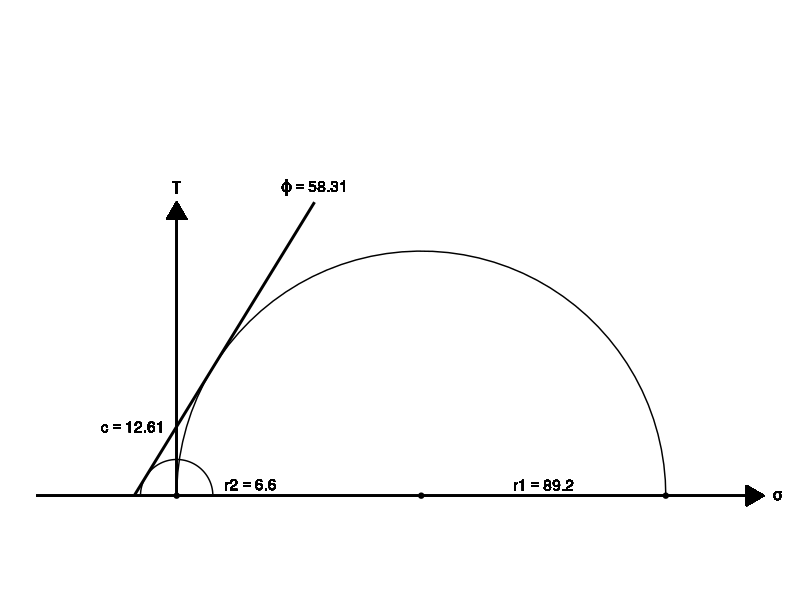
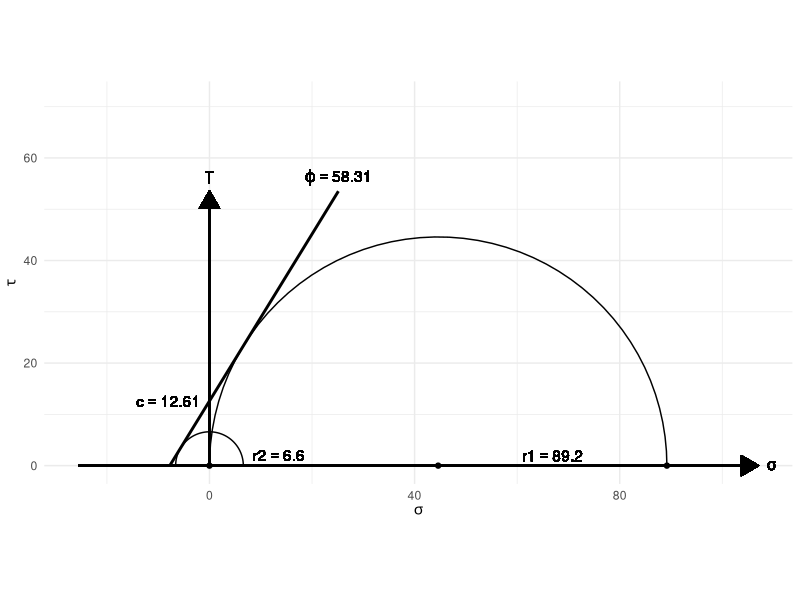

Recreate these plots in R, in order.
# Written by vmarquar on 09.05.2017
# Can be used to evaluate cohesion and angle of friction by (pocket-)penetrometer and (pocket-)shear-taster
# Disclaimer: This has been written quick&dirty and probably contains bugs. Feel free to fork / submit improvements :)
# Output are two ggplot: 
# 1. Minimal Mohr Circle Plot without tiks and labels
# 2. Labeled Mohr Plot with grid

library(ggplot2)
library(grid)

# Inputdata of the field penetrometer & vane/shear-tester
# Mittelwerte der Flügelsonde und Penetromer [kN/m^2]
shear = mean(c(6.5,6.0,6.5,7.0,7.0))
penetrometer = 8.92*10 #[kN/m^2]

# circle function
createCircle <- function(center = c(0,0),diameter = 1, npoints = 100){
  r = diameter / 2
  tt <- seq(0,2*pi,length.out = npoints)
  xx <- center[1] + r * cos(tt)
  yy <- center[2] + r * sin(tt)
  return(data.frame(x = xx, y = yy))
}

computeOuterTangent <- function(centerR1=c(0,0),centerR2=c(1,0),radiusR1=3,radiusR2=5){
  # see: https://en.wikipedia.org/wiki/Tangent_lines_to_circles
  #R1: smaller circle
  #R2: big circle
  x1 <- centerR1[1]
  x2 <- centerR2[1]
  y1 <- centerR1[2]
  y2 <- centerR2[2]

  # Calulate direction alpha:
  gamma <- atan((y1-y2)/(x2-x1))
  beta <- asin((radiusR2-radiusR1)/(sqrt((x2-x1)^2 + (y2-y1)^2)))
  alpha <- gamma - beta

  # Calculate tangent points:
  x3 <- x1 + radiusR1 * cos((pi/2)-alpha)
  y3 <- y1 + radiusR1 * sin((pi/2)-alpha)
  x4 <- x2 + radiusR2 * cos((pi/2)-alpha)
  y4 <- y2 + radiusR2 * sin((pi/2)-alpha)

  return(data.frame(x3=x3,x4=x4,y3=y3,y4=y4,alpha=alpha))
}
# AUSWERTUNG 1: (Taschen-)Penetrometer und (Taschen-)Flügelsonde // vane (shear)-tester and penetrometer test
mohrAuswertung <- function(shear,penetrometer){
  r1 <- shear
  r2 <- penetrometer/2
  small_circle <- createCircle(center = c(0,0),diameter = shear*2)
  big_circle <- createCircle(center = c(r2,0),diameter = penetrometer)
  tangent_points <- computeOuterTangent(centerR1 = c(0,0),centerR2 = c(r2,0),radiusR1 = r1,radiusR2 = r2)
  plot_data <- data.frame(small_circle,big_circle,x_tanget=c(tangent_points$x3,tangent_points$x4),y_tanget=c(tangent_points$y3,tangent_points$y4))
  
  fit <- lm(plot_data$y_tanget ~ plot_data$x_tanget)
  cohesion <- fit$coefficients[1]
  m <- fit$coefficients[2]
  friction <- atan(1.62)*180/pi
  #x=0 @ (y-t)/m=x with y=0:
  x_00 <- (-1*cohesion)/m # x-Wert an dem die X-Achse geschnitten wird
  y_end <- (r2+r2*0.2)
  x_end <- (y_end-cohesion)/m
  
  fitting_line <- data.frame('x'=c(x_00,plot_data$x_tanget[1:2],x_end),'y'=c(0,plot_data$y_tanget[1:2],y_end))
  label_friction <- paste('varphi', " == ", round(friction,digits=2))
  label_r1 <- paste('r1',' == ',round(penetrometer,digits=2))
  label_r2 <- paste('r2',' == ',round(shear,digits=2))
  
  print(label_friction)
  p1 <- ggplot(plot_data) +
    # plot small circle:
    geom_path(aes(x=x, y = y)) +
    # plot big circle:
    geom_path(aes(x=x.1, y = y.1)) +
    # plit center and end points of circle
    geom_point(data=data.frame('x'=c(0,penetrometer/2,penetrometer),'y'=c(0,0,0)), aes(x=x,y=y)) +
    # plot fitting line
    geom_smooth(data=fitting_line, aes(y=y,x=x),method='lm',formula=y~x,color = 'black') +
    #limits
    ylim(0,penetrometer-0.2*penetrometer) + 
    # Labels: 1.Cohesion 2. Friction 3. Y-Axis 4. X-Axis 5. R1-Label 6. R2-Label
    geom_text(x=-8,y=cohesion,parse = TRUE,aes(label=paste('c == ',round(cohesion,digits=2)))) +
    geom_text(x=x_end,y=y_end+y_end*0.05,parse = TRUE, aes(label= label_friction)) + 
    geom_text(x=0,y=y_end+y_end*0.05,parse = TRUE, aes(label= 'Tau')) + 
    geom_text(x=(2.5+penetrometer+penetrometer*0.20),y=0,parse = TRUE, aes(label= 'sigma')) + 
    geom_text(x=(penetrometer*3/4),y=2,parse = TRUE, aes(label= label_r1)) + 
    geom_text(x=(shear*2+0.3),y=2,parse = TRUE, aes(label= label_r2)) + 
    
    labs(x=expression(sigma),y=expression(tau)) + 
    # create x axis arrow:
    geom_segment(aes(x = x_00+penetrometer*-0.2, y = 0, xend = (penetrometer+penetrometer*0.2), yend = 0), arrow = arrow(length = unit(0.5, "cm"), type = 'closed')) +
    # create y axis arrow:
    geom_segment(aes(x = 0, y = 0, xend = 0, yend = (r2+r2*0.2)), arrow = arrow(length = unit(0.5, "cm"), type = 'closed')) +
    # Fix aspect ratio
    coord_fixed() +
    theme_void()
  print(p1)
  
  p2 <- ggplot(plot_data) +
    # plot small circle:
    geom_path(aes(x=x, y = y)) +
    # plot big circle:
    geom_path(aes(x=x.1, y = y.1)) +
    # plit center and end points of circle
    geom_point(data=data.frame('x'=c(0,penetrometer/2,penetrometer),'y'=c(0,0,0)), aes(x=x,y=y)) +
    # plot fitting line
    geom_smooth(data=fitting_line, aes(y=y,x=x),method='lm',formula=y~x,color = 'black') +
    #limits
    ylim(0,penetrometer-0.2*penetrometer) + 
    # Labels: 1.Cohesion 2. Friction 3. Y-Axis 4. X-Axis 5. R1-Label 6. R2-Label
    geom_text(x=-8,y=cohesion,parse = TRUE,aes(label=paste('c == ',round(cohesion,digits=2)))) +
    geom_text(x=x_end,y=y_end+y_end*0.05,parse = TRUE, aes(label= label_friction)) + 
    geom_text(x=0,y=y_end+y_end*0.05,parse = TRUE, aes(label= 'Tau')) + 
    geom_text(x=(2.5+penetrometer+penetrometer*0.20),y=0,parse = TRUE, aes(label= 'sigma')) + 
    geom_text(x=(penetrometer*3/4),y=2,parse = TRUE, aes(label= label_r1)) + 
    geom_text(x=(shear*2+0.3),y=2,parse = TRUE, aes(label= label_r2)) + 
    
    labs(x=expression(sigma),y=expression(tau)) + 
    # create x axis arrow:
    geom_segment(aes(x = x_00+penetrometer*-0.2, y = 0, xend = (penetrometer+penetrometer*0.2), yend = 0), arrow = arrow(length = unit(0.5, "cm"), type = 'closed')) +
    # create y axis arrow:
    geom_segment(aes(x = 0, y = 0, xend = 0, yend = (r2+r2*0.2)), arrow = arrow(length = unit(0.5, "cm"), type = 'closed')) +
    # Fix aspect ratio
    coord_fixed() +
    theme_minimal()
  print(p2)
  
  #return(plot_data)
  return(data.frame(cohesion=cohesion,friction_angle=friction))
}

plot_data <- mohrAuswertung(shear = shear, penetrometer = penetrometer)

# dat <- createCircle(c(1,-1),1,npoints = 100)
# #geom_path will do open circles, geom_polygon will do filled circles
# ggplot(dat,aes(x,y)) + geom_path()

#input to draw two circles:

# #Big circle
# sigma1_big <- 50
# sigma3_big <- 10
# tau_big <- 20
#
# #small circle
# sigma1_small <-  30
# sigma3_small <- 5
#
#
# # Mohr Calcs
# radius = (sigma1-sigma3)/2
# pol_length = (sigma1+sigma3)/2
# M = pol_length + sqrt(radius^2-tau^2)


